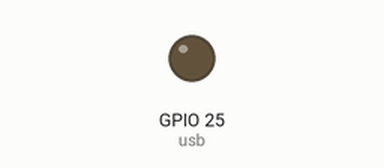
A sketch run on a simulated ESP32. Shown: output pins drawn as LEDs (lit = HIGH).

Above: at 0.2 s.
At 6.5 s:
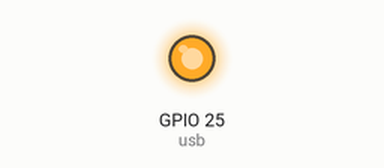
Timing chart, 0 to 15.0 s (numbered marks = the images above):
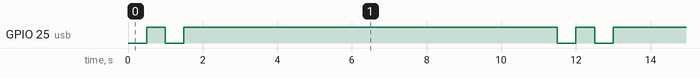

Measured:
- by itself, GPIO 25 (usb): repeats every 11.5 s: LOW 0.50 s, HIGH 10.0 s, LOW 0.50 s, HIGH 0.50 s
- by itself, everything shown: repeats every 11.5 s, in 4 steps

The sketch:

test_usb.ino
```cpp
#define usb 25

void setup() {
  Serial.begin(115200);
  pinMode(usb, OUTPUT);

}

void loop() {
  digitalWrite(usb, LOW); // เปิดไฟ
  delay(500);
  digitalWrite(usb, HIGH);
  delay(500);
  digitalWrite(usb, LOW);
  delay(500);
  digitalWrite(usb, HIGH);
  delay(10000);
}
```
